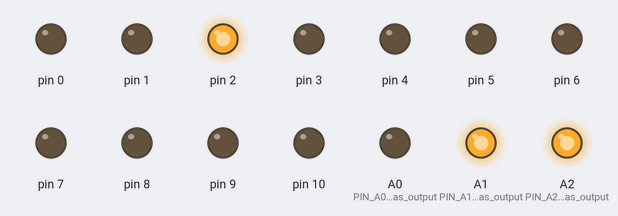
The sketch below on a simulated Arduino Uno, built with avr-gcc and run on an emulated ATmega328P. Shown: output pins drawn as LEDs (lit = HIGH).

Above: at 0.3 s.
At 2.7 s:
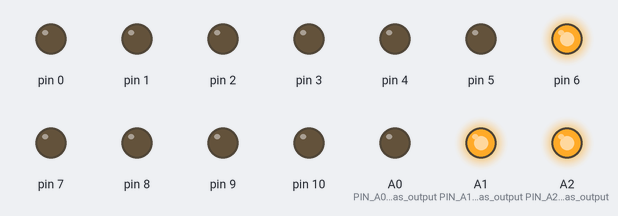
At 5.1 s:
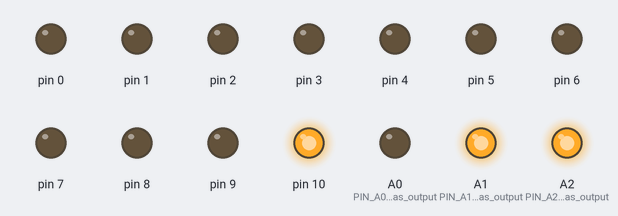
At 10.5 s:
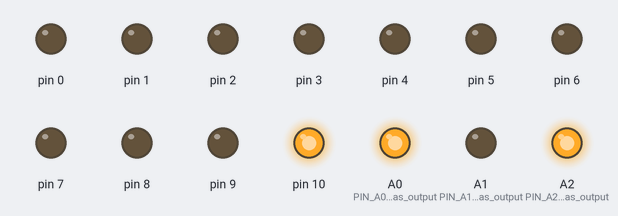
At 15.3 s:
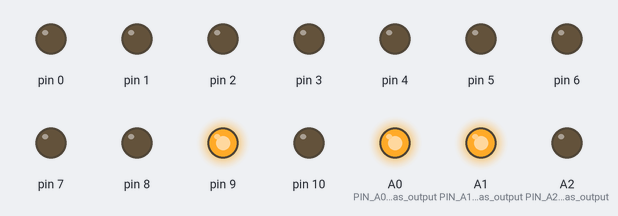
At 20.7 s:
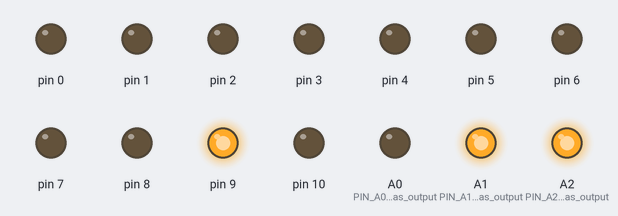
Timing chart, 0 to 21.1 s (numbered marks = the images above):
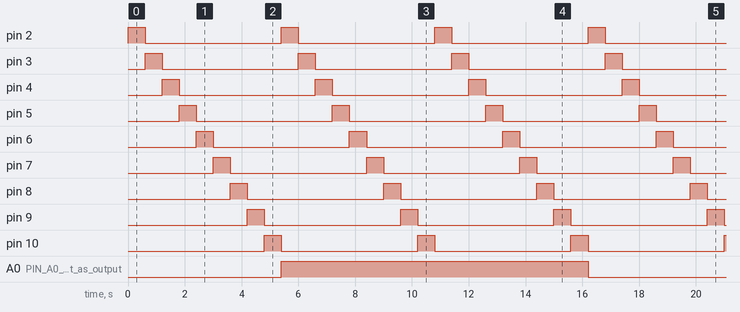

Measured:
- by itself, pin 2–10: alternates HIGH for 0.60 s and LOW for 4.8 s
- by itself, A0 (PIN_A0_set_as_output), A1 (PIN_A1_set_as_output), A2 (PIN_A2_set_as_output): alternates HIGH for 10.8 s and LOW for 5.4 s
- by itself, everything shown: repeats every 16.2 s, in 28 steps

The sketch:

3x3x3_LED_CUBE.ino
```cpp
void setup()
{
    for (int i=0;i<11;i++)
    {
        pinMode(i,OUTPUT);    // PINS0-10 are set as output
    }
    pinMode(A0,OUTPUT);    //PIN A0 set as output
    pinMode(A1,OUTPUT);   // PIN A1 set as output
    pinMode(A2,OUTPUT);   // PIN A2 set as output

    digitalWrite(A0,HIGH);    //pull up the A0 pin
    digitalWrite(A1,HIGH);   // pull up the A1 pin
    digitalWrite(A2,HIGH);   // pull up the A2 pin

      /* add setup code here, setup code runs once when the processor starts */

}

void loop()
{
        digitalWrite(A0,LOW);    //layer 1 of cube is grounded
          for (int i=2;i<11;i++)
          {
              digitalWrite(i,HIGH);    //turn ON each LED one after another in layer1
              delay(200);
                delay(200);
                  delay(200);
            digitalWrite(i,LOW);
          }
        digitalWrite(A0,HIGH);    //layer1 is not grounded

          digitalWrite(A1,LOW);   // layer 2 of cube is grounded
          for (int i=2;i<11;i++)
          {
              digitalWrite(i,HIGH);   // turn ON each LED one after another in layer2
                            delay(200);
                            delay(200);
                            delay(200);
              digitalWrite(i,LOW);
          }
        digitalWrite(A1,HIGH);    // layer2 is not grounded

        digitalWrite(A2,LOW);    // layer 3 of cube is grounded
        for (int i=2;i<11;i++)
        {
            digitalWrite(i,HIGH);    // turn ON each LED one after another in layer3
                          delay(200);
                          delay(200);
                          delay(200);
            digitalWrite(i,LOW);
        }
        digitalWrite(A2,HIGH);    // layer3 is not grounded

}
```
